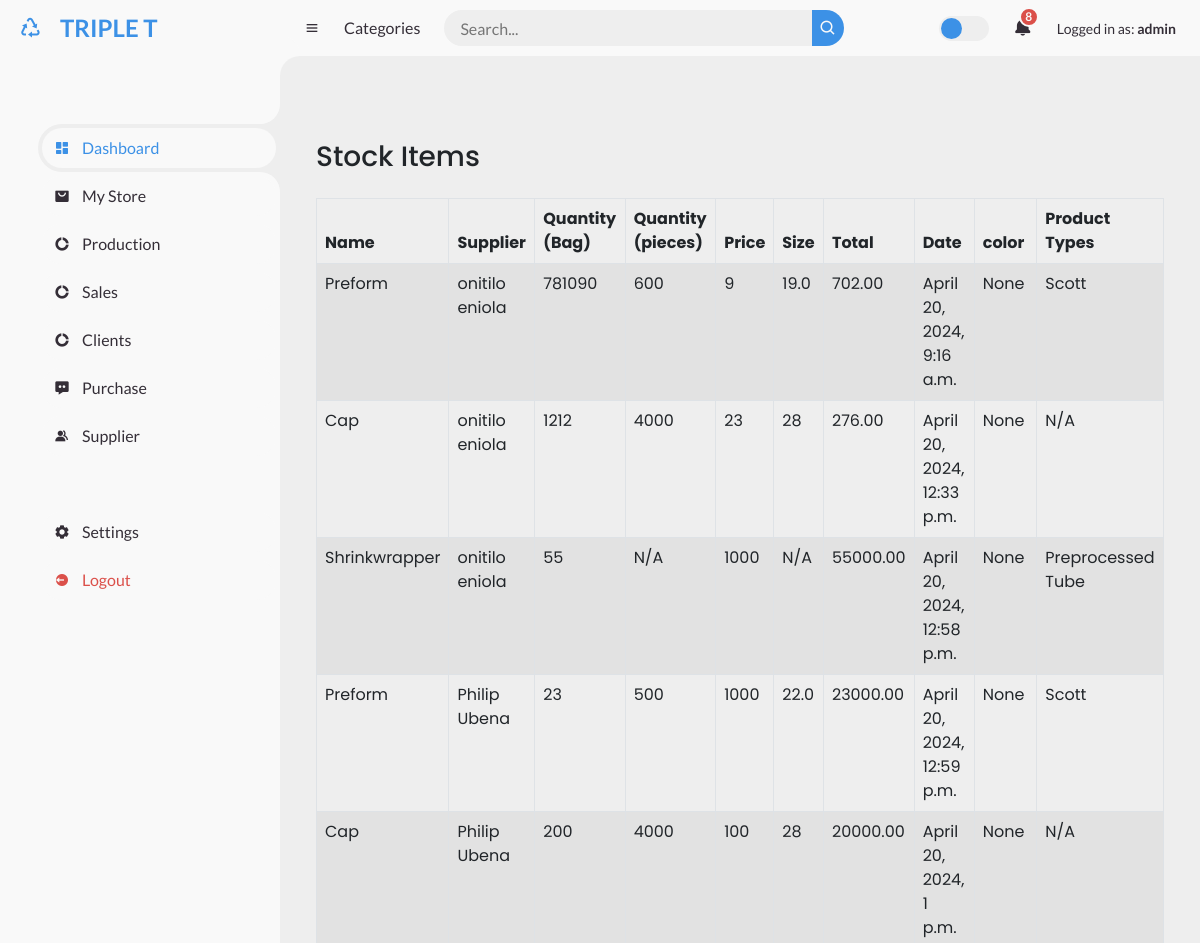
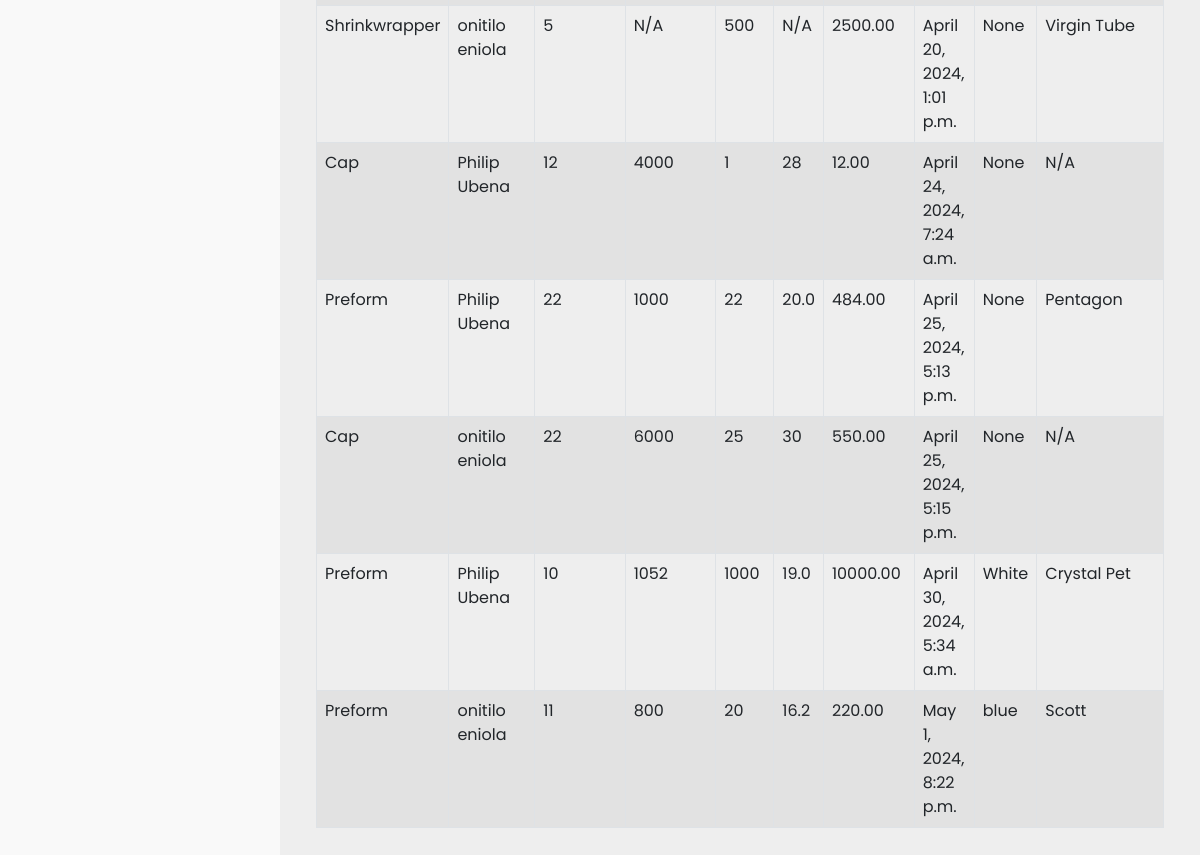
The page /stock/ (signed in) on the database its author committed (2 pictures, top to bottom).
### store/models.py (models this page shows, shortened)
class StockItem(models.Model):
    name = models.CharField(max_length=20, null=True)
    supplier = models.ForeignKey(Supplier, on_delete=models.CASCADE, null=True )
    quantity = models.CharField(max_length=5)
    price = models.IntegerField()
    total = models.DecimalField(max_digits=20,decimal_places=2)
    created_at = models.DateTimeField(default=timezone.now, null=True, blank=True)
    cap_type = models.ForeignKey(Cap, on_delete=models.CASCADE, null=True, blank=True)
    color = models.CharField(max_length=10, null=True, blank=True)
    product_type = models.CharField(max_length=20, null=True, blank=True)
    preform_type = models.ForeignKey(Preform_type, on_delete=models.CASCADE, null=True, blank=True)

class Contact(models.Model):
    name = models.CharField(max_length=30)
    address = models.TextField()
    phone_number = models.CharField(max_length=20)
    email = models.EmailField()
    class Meta:
        abstract = True
    def __str__(self):
        return self.name

class Supplier(Contact):
    pass

class Preform_type(models.Model):
    name = models.CharField(max_length=30)
    size = models.DecimalField(max_digits=5, decimal_places=1)
    quantity_per_bag = models.IntegerField()

class Cap(models.Model):
    name = models.CharField(max_length = 20, default = 'Cap')
    size = models.IntegerField()
    quantity_per_bag = models.IntegerField()

### store/views.py (the view)
# urls.py: path('stock/', views.purchase_history, name="stock"),
@login_required
def purchase_history(request):
    stock = StockItem.objects.all()
    return render(request, 'store/add_stock/details.html', {'stocks': stock })

### store/templates/store/add_stock/details.html
{% extends "base/base.html" %}
{% block body %}
<div class="container mt-5">
    <h3>Stock Items</h3>
    <table class="table table-striped table-hover table-bordered mt-4">
        <thead>
            <tr>
                <th>Name</th>
                <th>Supplier</th>
                <th>Quantity (Bag)</th>
                <th>Quantity (pieces)</th>
                <th>Price</th>
                <th>Size</th>
                <th>Total</th>
                <th>Date</th>
                <th>color</th>
                <th>Product Types</th>
            </tr>
        </thead>
        <tbody>
            {% for stock in stocks %}
            <tr>
                <td>{{stock.name}}</td>
                <td>{{stock.supplier}}</td>
                <td>{{stock.quantity}}</td>
                <td>
                    {% if stock.cap_type %}
                    {{ stock.cap_type.quantity_per_bag }}
                    {% elif stock.preform_type %}
                    {{ stock.preform_type.quantity_per_bag }}
                    {% else %}
                    N/A
                    {% endif %}
                </td>
                <td>{{stock.price}}</td>
                <td>
                    {% if stock.cap_type %}
                    {{ stock.cap_type.size }}
                    {% elif stock.preform_type %}
                    {{ stock.preform_type.size }}
                    {% else %}
                    N/A
                    {% endif %}
                </td>
                <td>{{stock.total}}</td>
                <td>{{stock.created_at}}</td>
                <td>{{stock.color}}</td>
                <td>
                    {% if stock.preform_type %}
                    {{ stock.preform_type.name }}
                    {% elif stock.product_type %}
                    {{ stock.product_type }}
                    {% else %}
                    N/A
                    {% endif %}</td>
            </tr>
            {% endfor %}
        </tbody>
    </table>
</div>
{% endblock %}

### store/templates/base/base.html (shortened to what this page needs)
{% load static %}
<!DOCTYPE html>
<html lang="en">
<head>
	<link href='https://unpkg.com/boxicons@2.0.9/css/boxicons.min.css' rel='stylesheet'>
	<link href="https://cdn.jsdelivr.net/npm/bootstrap@5.2.3/dist/css/bootstrap.min.css" rel="stylesheet">
	<link href="{% static './css/style.css' %}" rel="stylesheet" />
</head>
<body>
	<section id="sidebar">
		<a href="#" class="brand ">
			<i class='bx bx-recycle'></i>
			<span class="text"> TRIPLE T <br>
			</span>
		</a>
		<ul class="side-menu top">
			<li class="active">
				<a href="#">
					<i class='bx bxs-dashboard' ></i>
					<span class="text">Dashboard</span>
				</a>
			</li>
			<li>
				<a href="{% url 'stock_list' %}">
					<i class='bx bxs-shopping-bag-alt' ></i>
					<span class="text">My Store</span>
				</a>
			</li>
			<li>
				<a class="nav-link" href="{% url 'production' %}">
					<i class='bx bxs-doughnut-chart' ></i>
					<span class="text">Production</span>
				</a>
			</li>
			<li>
				<a href="#">
					<i class='bx bxs-doughnut-chart' ></i>
					<span class="text">Sales</span>
				</a>
			</li>
			<li>
				<a href="{% url 'customer' %}">
					<i class='bx bxs-doughnut-chart' ></i>
					<span class="text">Clients</span>
				</a>
			</li>
			<li>
				<a href="{% url 'add_stock' %}">
					<i class='bx bxs-message-dots' ></i>
					<span class="text">Purchase</span>
				</a>
			</li>
			<li>
				<a href="{% url 'supplier' %}">
					<i class='bx bxs-group' ></i>
					<span class="text">Supplier</span>
				</a>
			</li>
		</ul>
		<ul class="side-menu">
			<li>
				<a href="#">
					<i class='bx bxs-cog' ></i>
					<span class="text">Settings</span>
				</a>
			</li>
			<li>
				<a href="#" class="logout">
					<i class='bx bxs-log-out-circle' ></i>
					<span class="text">Logout</span>
				</a>
			</li>
		</ul>
	</section>
	<section id="content">
		<nav>
			<i class='bx bx-menu' ></i>
			<a href="#" class="nav-link">Categories</a>
			<form action="#">
				<div class="form-input">
					<input type="search" placeholder="Search...">
					<button type="submit" class="search-btn"><i class='bx bx-search' ></i></button>
				</div>
			</form>
			<label for="switch-mode" class="switch-mode"></label>
			<a href="#" class="notification">
				<i class='bx bxs-bell' ></i>
				<span class="num">8</span>
			</a>
			<a href="#" class="profile">
					<div class="small">Logged in as: <strong>{{user.get_username}}</strong></div>
			</a>
		</nav>
		<main>
		{% block body %}
		{% endblock%}
		</main>
	</section>
</body>
</html>

### static/css/style.css (style rules this page uses)
* { margin: 0; padding: 0; box-sizing: border-box; }
a { text-decoration: none; }
li { list-style: none; }
:root { --poppins: 'Poppins', sans-serif; --lato: 'Lato', sans-serif; --light: #F9F9F9; --blue: #3C91E6; --light-blue: #CFE8FF; --grey: #eee; --dark-grey: #AAAAAA; --dark: #342E37; --red: #DB504A; --yellow: #FFCE26; --light-yellow: #FFF2C6; --orange: #FD7238; --light-orange: #FFE0D3; }
html { overflow-x: hidden; }
body { background: var(--grey); overflow-x: hidden; }
#sidebar { position: fixed; top: 0; left: 0; width: 280px; height: 100%; background: var(--light); z-index: 2000; font-family: var(--lato); transition: .3s ease; overflow-x: hidden; scrollbar-width: none; }
#sidebar .brand { font-size: 24px; font-weight: 700; height: 56px; display: flex; align-items: center; color: var(--blue); position: sticky; top: 0; left: 0; background: var(--light); z-index: 500; padding-bottom: 20px; box-sizing: content-box; }
#sidebar .brand .bx { min-width: 60px; display: flex; justify-content: center; }
#sidebar .side-menu { width: 100%; margin-top: 48px; }
#sidebar .side-menu li { height: 48px; background: transparent; margin-left: 6px; border-radius: 48px 0 0 48px; padding: 4px; }
#sidebar .side-menu li.active { background: var(--grey); position: relative; }
#sidebar .side-menu li.active::before { content: ''; position: absolute; width: 40px; height: 40px; border-radius: 50%; top: -40px; right: 0; box-shadow: 20px 20px 0 var(--grey); z-index: -1; }
#sidebar .side-menu li.active::after { content: ''; position: absolute; width: 40px; height: 40px; border-radius: 50%; bottom: -40px; right: 0; box-shadow: 20px -20px 0 var(--grey); z-index: -1; }
#sidebar .side-menu li a { width: 100%; height: 100%; background: var(--light); display: flex; align-items: center; border-radius: 48px; font-size: 16px; color: var(--dark); white-space: nowrap; overflow-x: hidden; }
#sidebar .side-menu.top li.active a { color: var(--blue); }
#sidebar .side-menu li a.logout { color: var(--red); }
#sidebar .side-menu li a .bx { min-width: calc(60px - ((4px + 6px) * 2)); display: flex; justify-content: center; }
#content { position: relative; width: calc(100% - 280px); left: 280px; transition: .3s ease; }
#content nav { height: 56px; background: var(--light); padding: 0 24px; display: flex; align-items: center; grid-gap: 24px; font-family: var(--lato); position: sticky; top: 0; left: 0; z-index: 1000; }
#content nav::before { content: ''; position: absolute; width: 40px; height: 40px; bottom: -40px; left: 0; border-radius: 50%; box-shadow: -20px -20px 0 var(--light); }
#content nav a { color: var(--dark); }
#content nav .bx.bx-menu { cursor: pointer; color: var(--dark); }
#content nav .nav-link { font-size: 16px; transition: .3s ease; }
#content nav form { max-width: 400px; width: 100%; margin-right: auto; }
#content nav form .form-input { display: flex; align-items: center; height: 36px; }
#content nav form .form-input input { flex-grow: 1; padding: 0 16px; height: 100%; border: none; background: var(--grey); border-radius: 36px 0 0 36px; outline: none; width: 100%; color: var(--dark); }
#content nav form .form-input button { width: 36px; height: 100%; display: flex; justify-content: center; align-items: center; background: var(--blue); color: var(--light); font-size: 18px; border: none; outline: none; border-radius: 0 36px 36px 0; cursor: pointer; }
#content nav .notification { font-size: 20px; position: relative; }
#content nav .notification .num { position: absolute; top: -6px; right: -6px; width: 20px; height: 20px; border-radius: 50%; border: 2px solid var(--light); background: var(--red); color: var(--light); font-weight: 700; font-size: 12px; display: flex; justify-content: center; align-items: center; }
#content nav .switch-mode { display: block; min-width: 50px; height: 25px; border-radius: 25px; background: var(--grey); cursor: pointer; position: relative; }
#content nav .switch-mode::before { content: ''; position: absolute; top: 2px; left: 2px; bottom: 2px; width: calc(25px - 4px); background: var(--blue); border-radius: 50%; transition: all .3s ease; }
#content main { width: 100%; padding: 36px 24px; font-family: var(--poppins); max-height: calc(100vh - 56px); overflow-y: auto; }

### rows shown on the page
StockItem: name "Preform", supplier "onitilo eniola", quantity "781090", preform_type.quantity_per_bag "600", price "9", preform_type.size "19.0", total "702.00", created_at "April 20, 2024, 9:16 a.m.", color "None", preform_type.name "Scott"
StockItem: name "Cap", supplier "onitilo eniola", quantity "1212", cap_type.quantity_per_bag "4000", price "23", cap_type.size "28", total "276.00", created_at "April 20, 2024, 12:33 p.m.", color "None", shows "N/A"
StockItem: name "Shrinkwrapper", supplier "onitilo eniola", quantity "55", shows "N/A", price "1000", total "55000.00", created_at "April 20, 2024, 12:58 p.m.", color "None", product_type "Preprocessed Tube"
StockItem: name "Preform", supplier "Philip Ubena", quantity "23", preform_type.quantity_per_bag "500", price "1000", preform_type.size "22.0", total "23000.00", created_at "April 20, 2024, 12:59 p.m.", color "None", preform_type.name "Scott"
StockItem: name "Cap", supplier "Philip Ubena", quantity "200", cap_type.quantity_per_bag "4000", price "100", cap_type.size "28", total "20000.00", created_at "April 20, 2024, 1 p.m.", color "None", shows "N/A"
StockItem: name "Shrinkwrapper", supplier "onitilo eniola", quantity "5", shows "N/A", price "500", total "2500.00", created_at "April 20, 2024, 1:01 p.m.", color "None", product_type "Virgin Tube"
StockItem: name "Cap", supplier "Philip Ubena", quantity "12", cap_type.quantity_per_bag "4000", price "1", cap_type.size "28", total "12.00", created_at "April 24, 2024, 7:24 a.m.", color "None", shows "N/A"
StockItem: name "Preform", supplier "Philip Ubena", quantity "22", preform_type.quantity_per_bag "1000", price "22", preform_type.size "20.0", total "484.00", created_at "April 25, 2024, 5:13 p.m.", color "None", preform_type.name "Pentagon"
StockItem: name "Cap", supplier "onitilo eniola", quantity "22", cap_type.quantity_per_bag "6000", price "25", cap_type.size "30", total "550.00", created_at "April 25, 2024, 5:15 p.m.", color "None", shows "N/A"
StockItem: name "Preform", supplier "Philip Ubena", quantity "10", preform_type.quantity_per_bag "1052", price "1000", preform_type.size "19.0", total "10000.00", created_at "April 30, 2024, 5:34 a.m.", color "White", preform_type.name "Crystal Pet"
StockItem: name "Preform", supplier "onitilo eniola", quantity "11", preform_type.quantity_per_bag "800", price "20", preform_type.size "16.2", total "220.00", created_at "May 1, 2024, 8:22 p.m.", color "blue", preform_type.name "Scott"

### other values the page prints
{{ user.get_username }} "admin"
